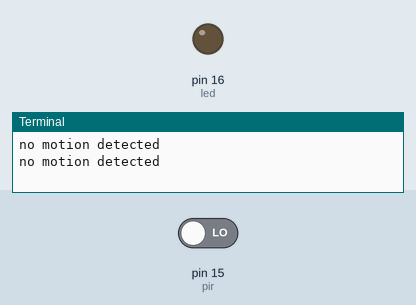
A program run on a simulated Raspberry Pi (header pin numbers). Parts: output pins drawn as LEDs (lit = HIGH), the last lines printed to the terminal. The inputs (shaded band) are chosen by the test bench; at power-on: pin 15 (pir) LOW.

Above: at 1.2 s.
1.3 s: pin 15 (pir) driven HIGH
At 3.2 s:
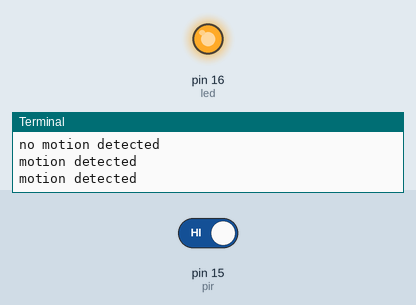
3.5 s: pin 15 (pir) driven LOW
At 4.8 s:
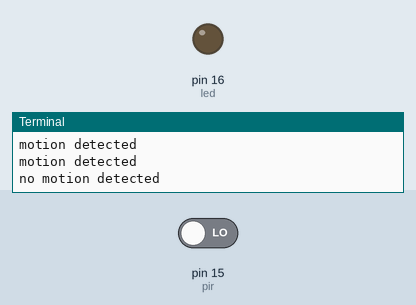
Timing chart, 0 to 6.5 s (numbered marks = the images above; inputs shaded):
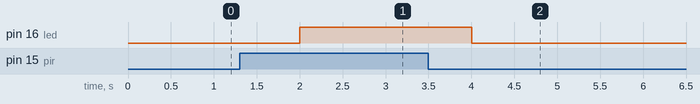

The program:

pir.py
```python
import RPi.GPIO as GPIO
import time

# initialize varaiables
pins 	= {
	'led': 	16,
	'pir':	15
}

# initialize GPIO
GPIO.setwarnings(False)
GPIO.setmode(GPIO.BOARD)

# setup pin types
GPIO.setup(pins['led'],GPIO.OUT)
GPIO.setup(pins['pir'],GPIO.IN,pull_up_down=GPIO.PUD_DOWN)

try:
	while True:
		motion 	= GPIO.input(pins['pir'])
		if motion:
			print 'motion detected'
			GPIO.output(pins['led'],1)
			time.sleep(1)
		else:
			print 'no motion detected'
			GPIO.output(pins['led'],0)
			time.sleep(1)
except KeyboardInterrupt:
	print 'keyboard interruption'
except:
	print 'exception caught'
finally:
	GPIO.cleanup()
```

Measured:
- after the input at 1.3 s, pin 16 (led): LOW → HIGH after 0.70 s
- after the input at 3.5 s, pin 16 (led): HIGH → LOW after 0.50 s
